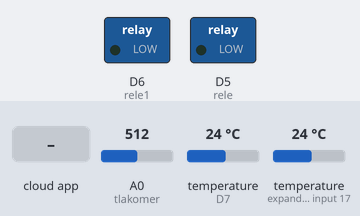
The sketch below on a simulated ESP8266 (NodeMCU). Parts: switched loads named in the sketch (green lamp = pin HIGH). The test bench sets the inputs (shaded band); at power-on: A0 (tlakomer) = 512, temperature (sensors on D7, expander input 17) 24 °C. WiFi joins after 1.5 s; servers stay silent unless stated; what the sketch prints to the serial monitor is not drawn.

Above: at 2.7 s.
2.8 s: the phone or cloud app sets switch2 to 1
At 4.0 s:
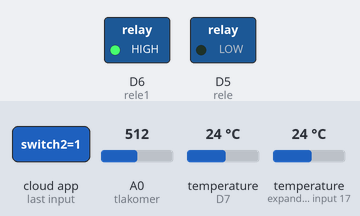
4.6 s: the phone or cloud app sets switch2 to 0
At 5.3 s:
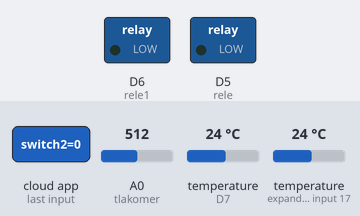
Timing chart, 0 to 7.6 s (numbered marks = the images above; inputs shaded):
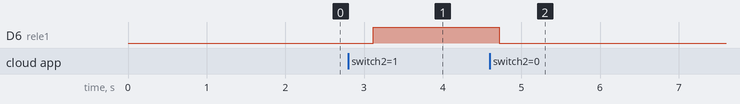

Measured:
- after the input at 2.8 s, D6 (rele1): LOW → HIGH after 0.32 s
- after the input at 4.6 s, D6 (rele1): HIGH → LOW after 0.12 s

The sketch:

Main.ino
```cpp
#include "arduino_secrets.h"
#include "thingProperties.h"
#include <OneWire.h>                // One wire zbernica
#include <DallasTemperature.h>      // Dallas kniznica


#define tlakomer A0
#define rele D5 // Rele zopinanie pre dopustenie tlaku
#define rele1 D6 // Rele ohrev vody
#define ONE_WIRE_BUS D7
#define OLED_RESET D0


//Tlakomer global FUNGUJE....................................................................................................
const float Voffset = 0.49;   // Napatie na prazdno
const float Vmin = 0.5;       // Volty
const float Vmax = 4.5;       // Volty
const float Pmin = 0;         // MPa
const float Pmax = 1.2;       // MPa
const float kPV = (Pmax - Pmin) / (Vmax - Vmin); //Prepocet hodnota do vzorca

const float SupplyVoltage = 3.3;    // Maximalne vstupne napatie
const float MaxDAC = 1024.0;        // Rozlisenie A0 vstupu
 //...........................................................................................................................


//Dallas FUNGUJE.............................................................................................................
OneWire oneWire(ONE_WIRE_BUS);

DallasTemperature sensors(&oneWire);

DeviceAddress sensor1 = {0x28, 0xFF, 0x64, 0x1E, 0x85, 0xF7, 0x60, 0xAE};  // adresa spravna 28 FF 64 1E 85 F7 60 AE
DeviceAddress sensor2 = {0x28, 0xFF, 0x64, 0x1E, 0x84, 0x79, 0xF1, 0xB9};  // adresa spravna 28 FF 64 1E 84 79 F1 B9
//DeviceAddress sensor3 = {0x28, 0xCC, 0x19, 0x49, 0x0C, 0x00, 0x00, 0xBB};  // adresa spravna 28 FF 64 1E 84 73 32 76
//..........................................................................................................................


void setup() {


  pinMode(rele , OUTPUT); //Vystupne rele 1
  pinMode(rele1, OUTPUT); //Vystupne rele 2

  sensors.begin();                                      //Sensor dallas start
  sensors.setResolution(sensor1, 9);                    //Rozlisenie pre senzor
  sensors.setResolution(sensor2, 9);                    //Rozlisenie pre senzor


  Serial.begin(9600);

  delay(1500);

  initProperties();

  ArduinoCloud.begin(ArduinoIoTPreferredConnection);

  setDebugMessageLevel(2);
  ArduinoCloud.printDebugInfo();

}

void loop() {
  ArduinoCloud.update();

  //Meranie tlaku a osetrenie....................................................................................................
  int sensorValx=analogRead(tlakomer);                      //Citanie hodnoty z A0

  int sensorVal = (sensorValx - 9);                         // odchylka na prazdno bez senzora

  float voltagex = (sensorVal* SupplyVoltage) / MaxDAC;

  float voltage = voltagex * 2;                             //Prepocet koli odporovemu delicu

  if( 70 < sensorVal && sensorVal < 78)                     // Hodenie pociatocnej odchylky do nuly
    {
      tlak = 0;
    }
  if(sensorVal < 70 )                                       // Ak je senzor odpojeny hodnota kolise na 9
    {
      tlak = -127;
    }
    else
    {
      tlak = abs(kPV *( (float)voltage - Voffset ) ) * 10 ;  //Prepocet tlaku
    }

  Serial.print("Sensor Value: "); Serial.print(sensorVal); Serial.print(" | ");
  Serial.print("Volts: ");        Serial.print(voltagex);   Serial.print(" | ");
  Serial.print("Pressure: ");     Serial.print(tlak); Serial.println(" bars ");
  Serial.print("kpv: ");          Serial.print(kPV); Serial.println(" hodnota ");
  //............................................................................................................................


  // Dallas citanie teploty do premennej........................................................................................
  sensors.requestTemperatures();

  teplota1 = (sensors.getTempC(sensor1));
  teplota2 = (sensors.getTempC(sensor2));
  //............................................................................................................................

}


//Spinac na dopustanie tlaku....................................................................................................
void onSwitch1Change() {
  if (switch1 == 1 && tlak < 1.300)
  {
    digitalWrite(rele, HIGH);

  }
  else
  {
    digitalWrite(rele, LOW);

  }
}
//..............................................................................................................................

void onSwitch2Change() {
  if (switch2 == 1 && teplota1 < 55)
  {
    digitalWrite(rele1, HIGH);

  }
  else
  {
    digitalWrite(rele1, LOW);

  }
}
```

arduino_secrets.h
```cpp
#define SECRET_SSID "***"  //Enter WIFI NAME
#define SECRET_PASS "***"  //Enter WIFI PASSWORD
#define SECRET_DEVICE_KEY "***"  //Enter Secret Key
```

thingProperties.h
```cpp
#include <ArduinoIoTCloud.h>
#include <Arduino_ConnectionHandler.h>


const char THING_ID[]           = "***";  //Enter THING ID
const char DEVICE_LOGIN_NAME[]  = "***"; //Enter DEVICE ID

const char SSID[]               = SECRET_SSID;    // Network SSID (name)
const char PASS[]               = SECRET_PASS;    // Network password (use for WPA, or use as key for WEP)
const char DEVICE_KEY[]  = SECRET_DEVICE_KEY;    // Secret device password

void onSwitch1Change();
void onSwitch2Change();

int teplota1;
int teplota2;
float tlak;

CloudSwitch switch1;
CloudSwitch switch2;


void initProperties(){

  ArduinoCloud.setBoardId(DEVICE_LOGIN_NAME);
  ArduinoCloud.setSecretDeviceKey(DEVICE_KEY);
  ArduinoCloud.setThingId(THING_ID);
  ArduinoCloud.addProperty(switch1, READWRITE, ON_CHANGE, onSwitch1Change);

  ArduinoCloud.addProperty(switch2, READWRITE, ON_CHANGE, onSwitch2Change);

  ArduinoCloud.addProperty(teplota2, READ, ON_CHANGE, NULL);
  ArduinoCloud.addProperty(teplota1, READ, ON_CHANGE, NULL);
  ArduinoCloud.addProperty(tlak, READ, ON_CHANGE, NULL);

}

WiFiConnectionHandler ArduinoIoTPreferredConnection(SSID, PASS);
```
